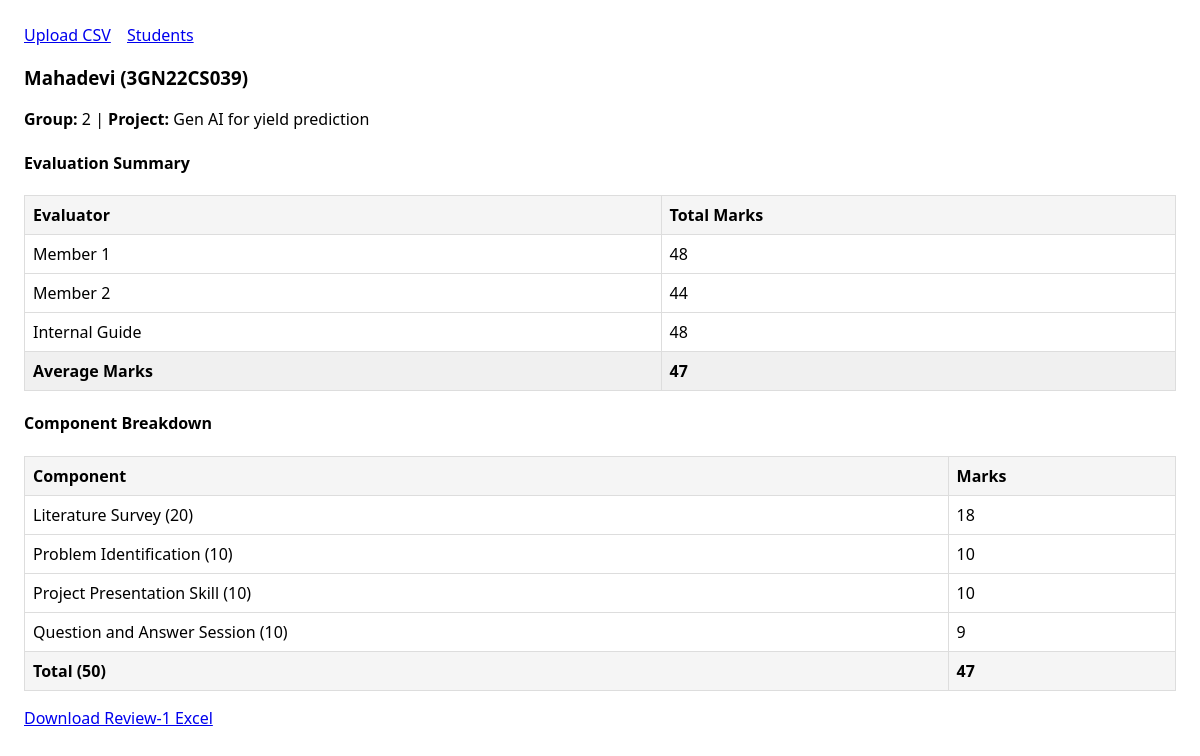
/students/2, run on the app's committed database.
### models.py (models this page shows)
class Student(db.Model):
    id = db.Column(db.Integer, primary_key=True)
    group_no = db.Column(db.String(50))
    project_title = db.Column(db.String(255))
    seat_no = db.Column(db.String(64), nullable=False, index=True)
    name = db.Column(db.String(128), nullable=False)
    evaluations = db.relationship("Evaluation", backref="student", lazy=True, cascade="all, delete-orphan")

class Evaluation(db.Model):
    __table_args__ = (
        db.UniqueConstraint('student_id', 'review_no', name='uq_eval_student_review'),
    )
    id = db.Column(db.Integer, primary_key=True)
    review_no = db.Column(db.Integer, default=1, nullable=False)
    total_marks = db.Column(db.Integer, nullable=False)
    literature_survey = db.Column(db.Integer, nullable=False)
    problem_identification = db.Column(db.Integer, nullable=False)
    presentation = db.Column(db.Integer, nullable=False)
    question_answer = db.Column(db.Integer, nullable=False)
    member1_literature = db.Column(db.Integer, nullable=True)
    member1_problem = db.Column(db.Integer, nullable=True)
    member1_presentation = db.Column(db.Integer, nullable=True)
    member1_qa = db.Column(db.Integer, nullable=True)
    member2_literature = db.Column(db.Integer, nullable=True)
    member2_problem = db.Column(db.Integer, nullable=True)
    member2_presentation = db.Column(db.Integer, nullable=True)
    member2_qa = db.Column(db.Integer, nullable=True)
    guide_literature = db.Column(db.Integer, nullable=True)
    guide_problem = db.Column(db.Integer, nullable=True)
    guide_presentation = db.Column(db.Integer, nullable=True)
    guide_qa = db.Column(db.Integer, nullable=True)
    student_id = db.Column(db.Integer, db.ForeignKey("student.id"), nullable=False)

### app.py (the view)
    @app.route("/students/<int:student_id>")
    def student_detail(student_id: int):
        student = Student.query.get_or_404(student_id)
        ev = sorted(student.evaluations, key=lambda e: (e.review_no, e.id))[-1]
        return render_template("student_detail.html", student=student, ev=ev)

### templates/student_detail.html
{% extends "base.html" %}
{% block content %}
<h3>{{ student.name }} ({{ student.seat_no }})</h3>
<p><strong>Group:</strong> {{ student.group_no or '-' }} | <strong>Project:</strong> {{ student.project_title or '-' }}</p>
<h4>Evaluation Summary</h4>
<table>
  <tr>
    <th>Evaluator</th>
    <th>Total Marks</th>
  </tr>
  <tr>
    <td>Member 1</td>
    <td>{{ (ev.member1_literature or 0) + (ev.member1_problem or 0) + (ev.member1_presentation or 0) + (ev.member1_qa or 0) }}</td>
  </tr>
  <tr>
    <td>Member 2</td>
    <td>{{ (ev.member2_literature or 0) + (ev.member2_problem or 0) + (ev.member2_presentation or 0) + (ev.member2_qa or 0) }}</td>
  </tr>
  <tr>
    <td>Internal Guide</td>
    <td>{{ (ev.guide_literature or 0) + (ev.guide_problem or 0) + (ev.guide_presentation or 0) + (ev.guide_qa or 0) }}</td>
  </tr>
  <tr style="background-color: #f0f0f0; font-weight: bold;">
    <td>Average Marks</td>
    <td><strong>{{ ev.total_marks }}</strong></td>
  </tr>
</table>
<h4>Component Breakdown</h4>
<table>
  <tr><th>Component</th><th>Marks</th></tr>
  <tr><td>Literature Survey (20)</td><td>{{ ev.literature_survey }}</td></tr>
  <tr><td>Problem Identification (10)</td><td>{{ ev.problem_identification }}</td></tr>
  <tr><td>Project Presentation Skill (10)</td><td>{{ ev.presentation }}</td></tr>
  <tr><td>Question and Answer Session (10)</td><td>{{ ev.question_answer }}</td></tr>
  <tr><th>Total (50)</th><th>{{ ev.total_marks }}</th></tr>
</table>
<p><a href="{{ url_for('download_review1', student_id=student.id) }}">Download Review-1 Excel</a></p>
{% endblock %}

### templates/base.html (style rules this page uses)
body { font-family: system-ui, Arial, sans-serif; margin: 24px; }
table { border-collapse: collapse; width: 100%; }
th, td { border: 1px solid #ddd; padding: 8px; }
th { background: #f5f5f5; text-align: left; }

### data on the page
Student: name "Mahadevi", seat_no "3GN22CS039", group_no "2", project_title "Gen AI for yield prediction"
Evaluation: member1_literature+member1_problem+member1_presentation "48", member2_literature+member2_problem+member2_presentation "44", guide_literature+guide_problem+guide_presentation "48", total_marks "47", literature_survey "18", problem_identification "10", presentation "10", question_answer "9"
